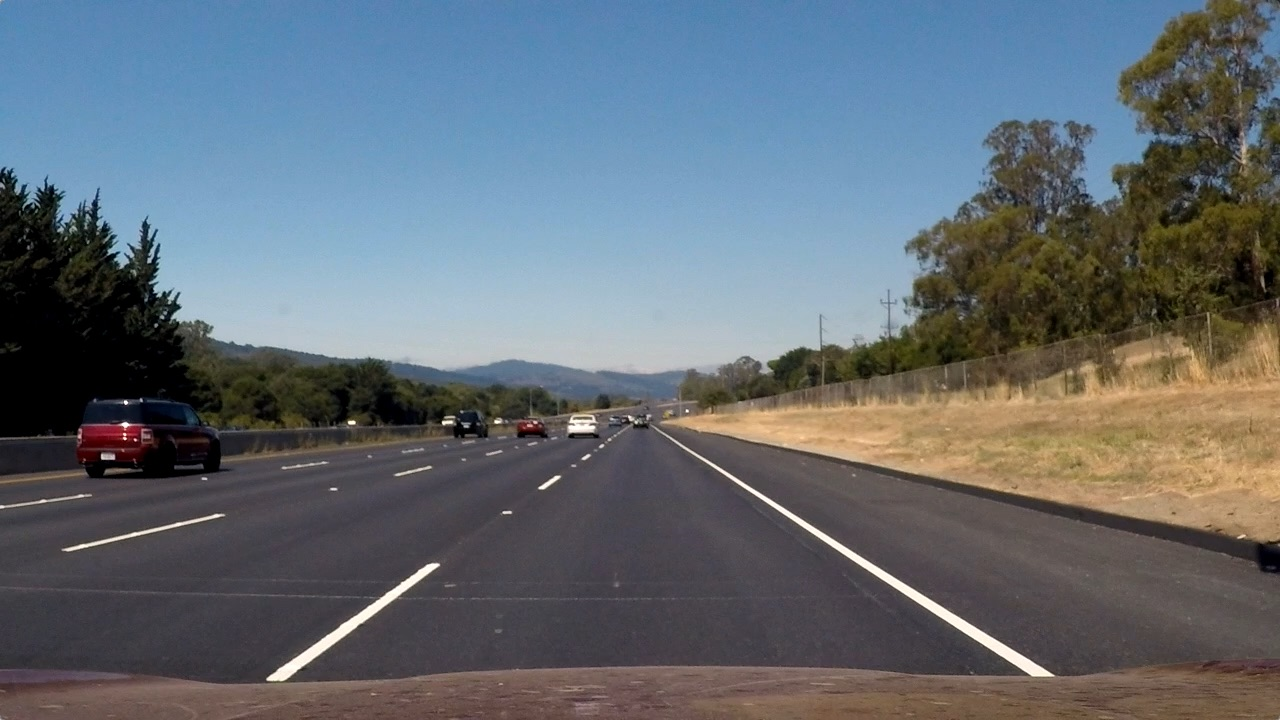
#> input picture Lane_Detection/from_tutorials_followed/MisbahMohammed/straight_lines2.jpg, 1280 x 720 px
$ python -i utils.py   (imports and definitions only)
#> lines starting #> are read from the running program, lines starting #| are printed output that depends on the picture; after the words box and inside, x2 and y2 are one past the last pixel; in counts of white or black regions, pixels touching at a corner belong together
import cv2
import numpy as np

"""Functions defined specifically for this module/project"""


def dummy(dummy):
    pass


# [16 lines left out: function initialize_threshold_trackbars, not called in this run]


def threshold_filter(image, debug_mode=False):
    """
    This function takes the image, filter values (i.e., upper and lower boundaries) based on the values
    from the "Threshold adjustment" window and filters the image.
    :param image: Source image on which the filtering is to be applied.
    :return: The filtered image based on threshold adjustment values.
    """
    imgHSV = cv2.cvtColor(src=image, code=cv2.COLOR_BGR2HSV)  # Convert the RGB image to HSV image

    # Get the threshold values only if required (When changed environment), else use the previously tuned values..
    if debug_mode:
        initialize_threshold_trackbars()
        lowerThreshold, upperThreshold = get_thresh_values(imgHSV)
        print("HSV Threshold values: (lower, upper): " + str((lowerThreshold, upperThreshold)))
        # warp_points = get_warping_trackbars_values()
        # print("Warping values (width_top, height_top), (width_bottom, height_bottom): "+str(warp_points[0::2]))
    else:
        lowerThreshold = np.array([66, 0, 0])  # Lower threshold, ignore the pixels below than these pixel values (i.e., convert to black pixels)
        upperThreshold = np.array([221, 238, 236])  # Upper threshold, ignore the pixels above than these pixel values (i.e., convert to black pixels)

    maskImage = cv2.inRange(src=imgHSV, lowerb=lowerThreshold, upperb=upperThreshold)  # Get only the image with lowerb > pixels < upperb   (i.e., as white pixels and rest will be black)

    return maskImage


# [171 lines left out: functions get_thresh_values, warpImage, initialize_warping_trackbars, get_warping_trackbars_values, draw_warp_points, getHistogram, not called in this run]


"""Custom functions from another projects.."""


# [135 lines left out: functions display_concatenated_results, draw_rounded_rectangle, not called in this run]


def text_in_rounded_rectangle(img):
    pass


# [82 lines left out: functions draw_curve_scale, design_template, not called in this run]

>>> import cv2
>>> picture = cv2.imread('from_tutorials_followed/MisbahMohammed/straight_lines2.jpg')
#> picture is the input picture: shape (720, 1280, 3); mean B, G, R 115.1, 107.7, 99.4
>>> result = threshold_filter(picture)
#> in threshold_filter, `imgHSV = cv2.cvtColor(src=image, code=cv2.COLOR_BGR2HSV)`: imgHSV: shape (720, 1280, 3); mean H, S, V 81.6, 75.9, 127.4
#> in threshold_filter, `maskImage = cv2.inRange(src=imgHSV, lowerb=lowerThreshold, upperb=uppe..`:
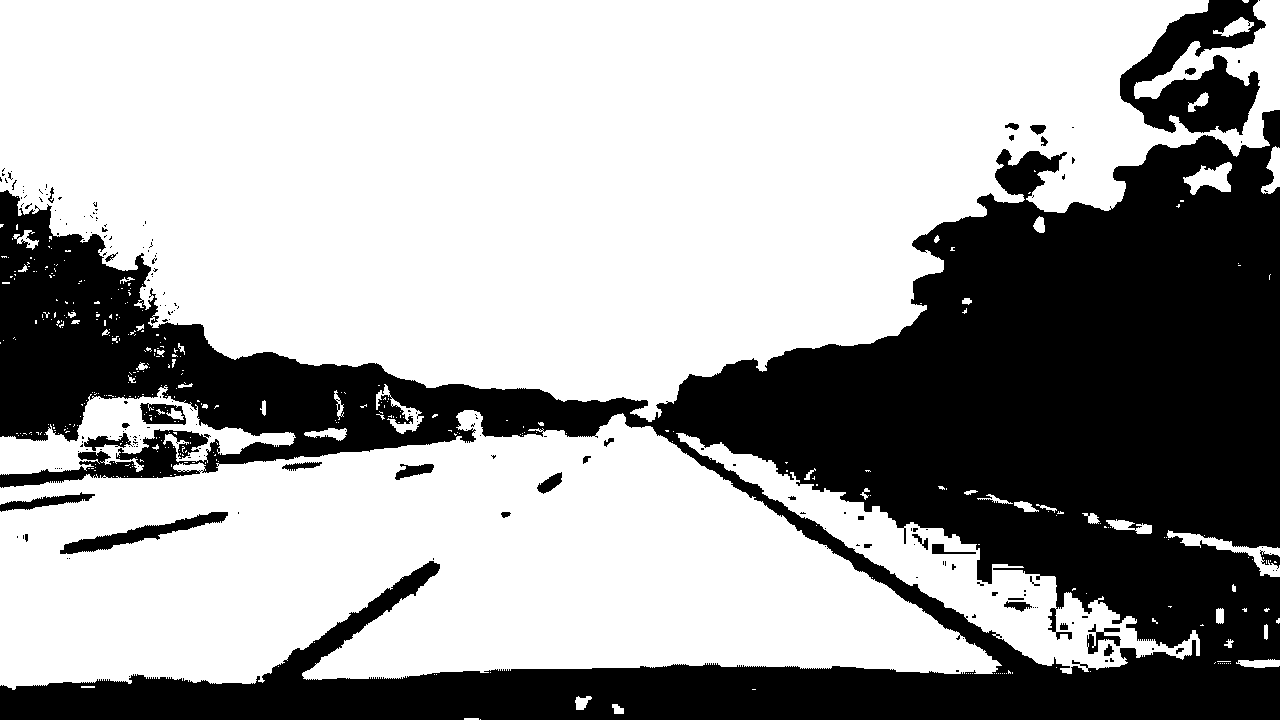
#> maskImage: shape (720, 1280); 64.1% white; 200 black regions (165 under 20 px), largest, box (x1, y1, x2, y2) and area: (0, 110, 1280, 720) 313890, (1120, 0, 1266, 135) 10267, (60, 512, 228, 554) 1853
